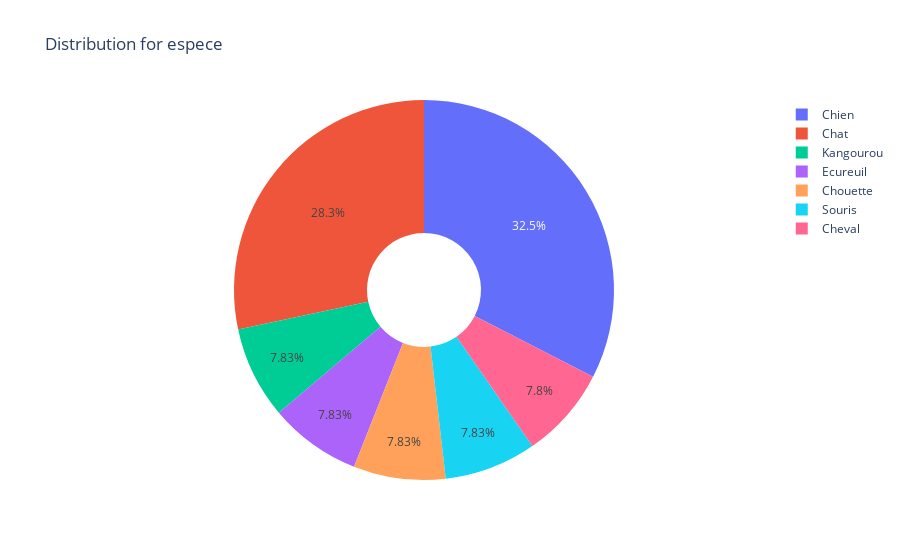

Write notebook code for a chart like this one.
### Code cell
plot_distribution(df['espece'])

### Figure 1 — Plotly figure (JSON) as saved in the notebook; plotly's stock layout.template omitted (floating-point values rounded to 4 significant figures)
{"data": [{"hole": 0.3, "labels": ["Chien", "Chat", "Kangourou", "Ecureuil", "Chouette", "Souris", "Cheval"], "type": "pie", "values": [2244, 1954, 540, 540, 540, 540, 538]}], "layout": {"title": {"text": "Distribution for espece"}}}
